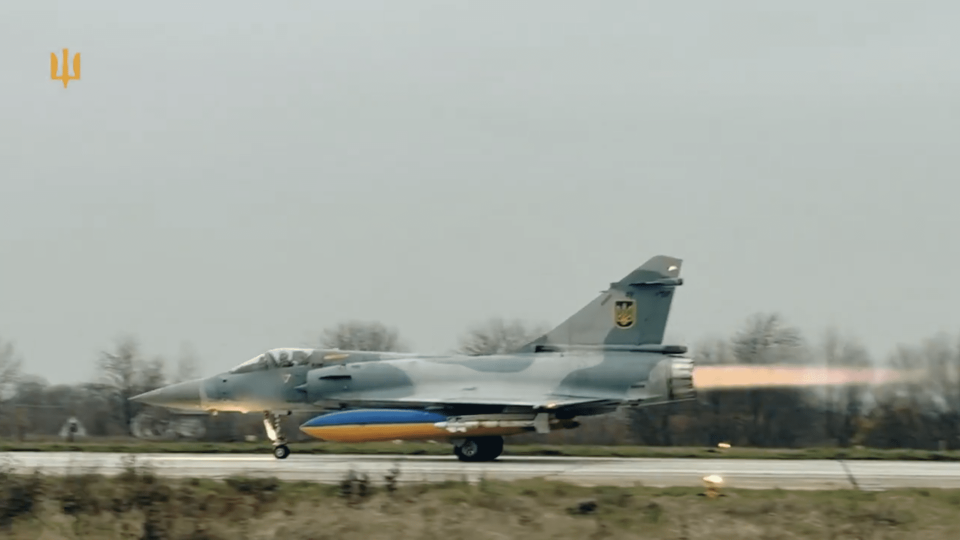
#> input picture lab1_encoder/input.png, 2880 x 1619 px (shown at 1/3 size)
$ python encrypt.py
#> lines starting #> are read from the running program, lines starting #| are printed output that depends on the picture
import cv2
import numpy as np
import random

# Параметри сітки
ROWS, COLS = 12, 16
SEED = 44257

def encrypt():
    # 1. Завантаження кадру
    img = cv2.imread("input.png")
#> img is the input picture: shape (1619, 2880, 3); mean B, G, R 156.1, 164.3, 159.4
    if img is None:
        print("Помилка: Файл input.png не знайдено!")
        return

    # 2. Підгонка розміру під сітку
    h, w, _ = img.shape
#> h = 1619; w = 2880
    new_h, new_w = (h // ROWS) * ROWS, (w // COLS) * COLS
#> new_h = 1608; new_w = 2880
    img = cv2.resize(img, (new_w, new_h))
#> img: shape (1608, 2880, 3)
    bh, bw = new_h // ROWS, new_w // COLS
#> bh = 134; bw = 180

    # 3. Розбиття на блоки
    blocks = []
    for r in range(ROWS):
        for c in range(COLS):
            blocks.append(img[r*bh:(r+1)*bh, c*bw:(c+1)*bw])
#> after the loop, blocks = 192 items

    # 4. Генерація ключа (LFSR/Random)
    gen = random.Random(SEED)
    perm = list(range(len(blocks)))
#> perm = 192 values from 0 to 191
    gen.shuffle(perm)

    # 5. Створення шифрованого зображення
    res_img = np.zeros_like(img)
    for i in range(len(blocks)):
        target_idx = perm[i]
        tr, tc = divmod(target_idx, COLS)
        res_img[tr*bh:(tr+1)*bh, tc*bw:(tc+1)*bw] = blocks[i]
#> this loop made 192 passes
#> (target_idx, tr, tc) on passes 1 to 3: (69, 4, 5), (92, 5, 12), (168, 10, 8)
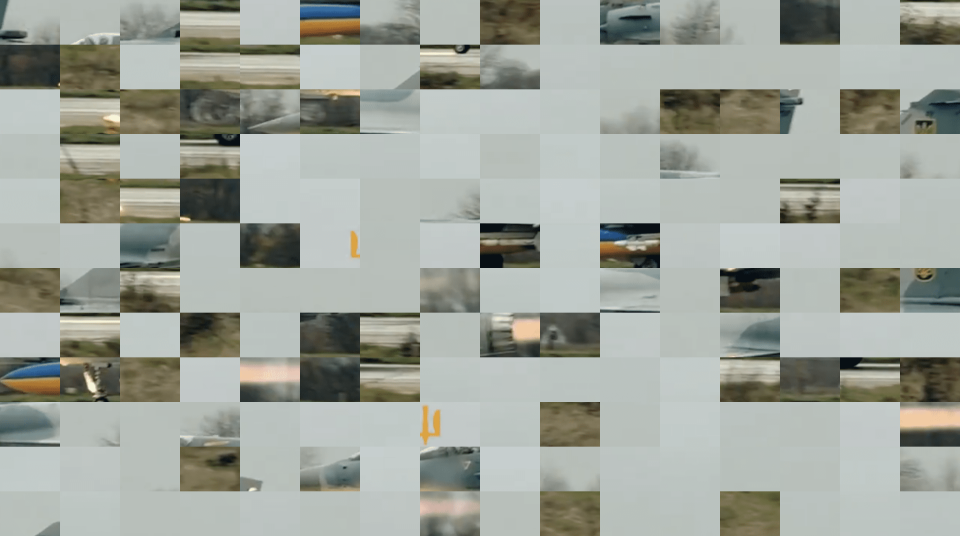
#> res_img: shape (1608, 2880, 3) (shown at 1/3 size); mean of channels 0, 1, 2 156.1, 164.3, 159.3; drawn as B, G, R

    cv2.imwrite("scrambled.png", res_img)
    print("Готово! Зашифроване зображення збережено як 'scrambled.png'")

if __name__ == "__main__":
    encrypt()
